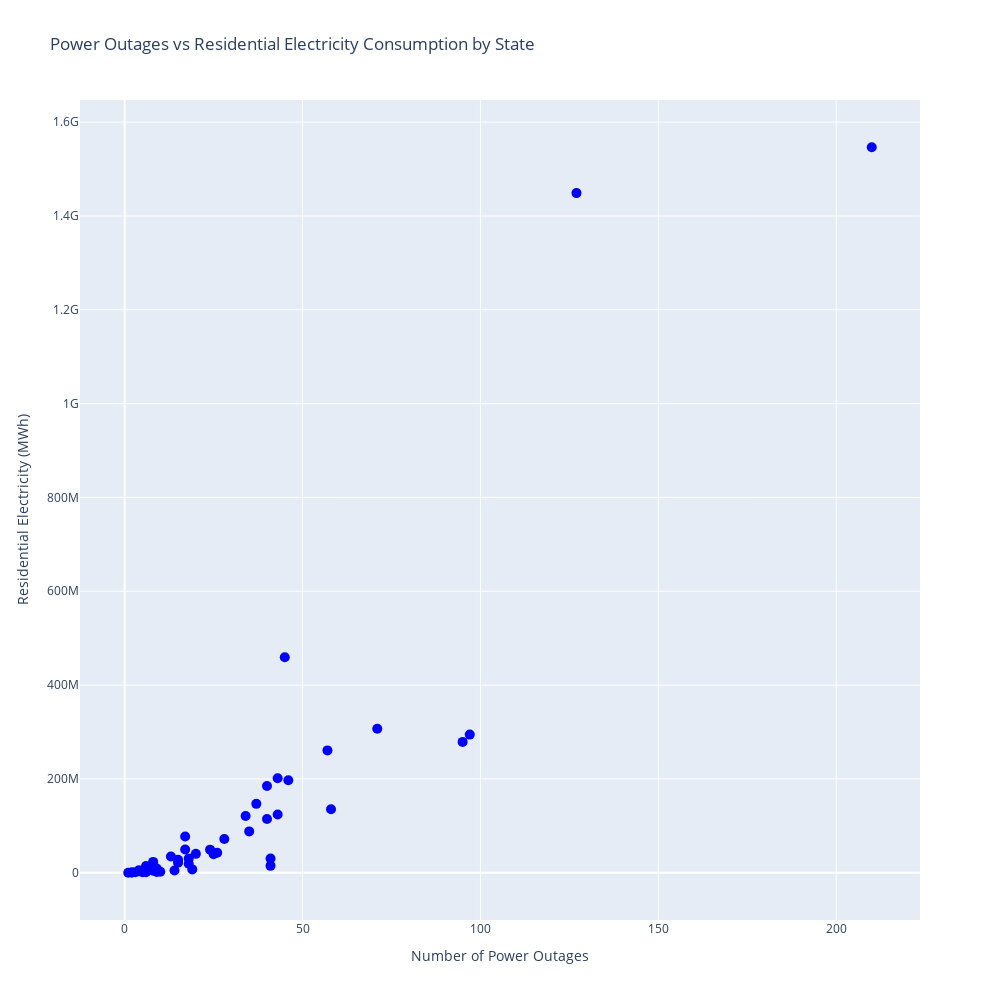

Here is the notebook cell this chart was saved with:
### Code cell
states_res_sales = df_cleaned.groupby('U.S._STATE')['RES.SALES'].sum().reset_index()
# This grouped table shows the total electricity consumption in the residential sector in megawatt-hour within each state.
states_count = df_cleaned['U.S._STATE'].value_counts().reset_index()
merged_df = states_count.merge(states_res_sales, on='U.S._STATE', how='left')

fig = px.scatter(merged_df,
                 x="count",
                 y="RES.SALES",
                 hover_name="U.S._STATE",  # display state names near points
                 title="Power Outages vs Residential Electricity Consumption by State",
                 labels={"count": "Number of Power Outages",
                         "RES.SALES": "Residential Electricity Consumption (MWh)"},
                 height=800, width=1000
                    )

fig.update_traces(marker=dict(size=10, color="blue")
                 )
fig.update_layout(height=1000,
                showlegend=False,
                  yaxis_tickformat="~s",  # 1.5M for 1,500,000
                  yaxis_title="Residential Electricity (MWh)"
                 )
fig.write_html("step2-outage-scatter.html", include_plotlyjs='cdn')
fig.show()

### Figure 1 — Plotly figure (JSON) as saved in the notebook; plotly's stock layout.template omitted (floating-point values rounded to 4 significant figures)
{"data": [{"hovertemplate": "<b>%{hovertext}</b><br><br>Number of Power Outages=%{x}<br>Residential Electricity Consumption (MWh)=%{y}<extra></extra>", "hovertext": ["California", "Texas", "Washington", "Michigan", "New York", "Maryland", "Pennsylvania", "Illinois", "Florida", "Ohio", "Indiana", "Utah", "Delaware", "North Carolina", "Louisiana", "Virginia", "New Jersey", "Tennessee", "Arizona", "Oregon", "Arkansas", "Oklahoma", "Wisconsin", "Maine", "Massachusetts", "Connecticut", "Georgia", "Missouri", "Colorado", "Minnesota", "New Hampshire", "Kentucky", "District of Columbia", "Idaho", "Vermont", "Kansas", "Iowa", "New Mexico", "South Carolina", "Nevada", "Wyoming", "Alabama", "Hawaii", "Nebraska", "Mississippi", "West Virginia", "Montana", "North Dakota", "South Dakota", "Alaska"], "legendgroup": "", "marker": {"color": "blue", "size": 10, "symbol": "circle"}, "mode": "markers", "name": "", "orientation": "v", "showlegend": false, "type": "scatter", "x": [210, 127, 97, 95, 71, 58, 57, 46, 45, 43, 43, 41, 41, 40, 40, 37, 35, 34, 28, 26, 25, 24, 20, 19, 18, 18, 17, 17, 15, 15, 14, 13, 10, 9, 9, 9, 8, 8, 8, 7, 6, 6, 5, 4, 4, 4, 3, 2, 2, 1], "xaxis": "x", "y": [1546533874, 1448796628, 294445287, 278909952, 306941833, 135309154, 260862795, 197112539, 459374195, 201467989, 124275997, 30372711, 14710614, 184896402, 114511144, 146831547, 88129514, 120797956, 71963016, 42726726, 39514393, 49241107, 40249154, 7189223, 30525795, 19332299, 77208038, 49633132, 21535859, 27611219, 4726173, 34505842, 2030082, 4783873, 1518122, 8883700, 9840088, 4500626, 23109990, 6416776, 1233636, 14412302, 1317686, 3340225, 5141969, 3522216, 1130934, 488853, 675748, 0], "yaxis": "y"}], "layout": {"height": 1000, "legend": {"tracegroupgap": 0}, "showlegend": false, "title": {"text": "Power Outages vs Residential Electricity Consumption by State"}, "width": 1000, "xaxis": {"anchor": "y", "autorange": true, "domain": [0, 1], "range": [-12.56, 223.6], "title": {"text": "Number of Power Outages"}, "type": "linear"}, "yaxis": {"anchor": "x", "autorange": true, "domain": [0, 1], "range": [-100700000.0, 1647000000.0], "tickformat": "~s", "title": {"text": "Residential Electricity (MWh)"}, "type": "linear"}}}
